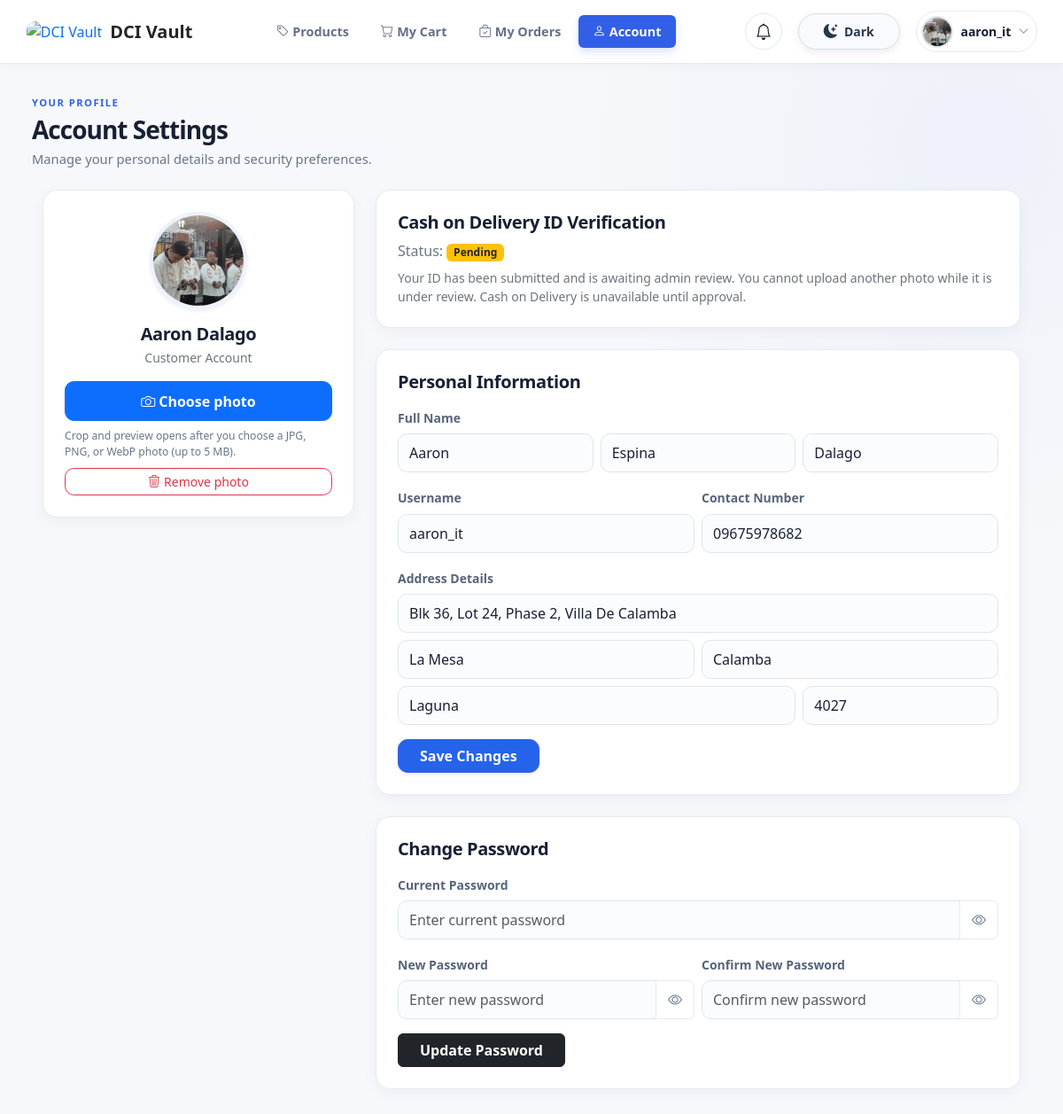
/cstmr-account.php (signed in), run on the app's committed database.
### tables this page shows
CREATE TABLE `users` (
  `user_id` int(11) NOT NULL,
  `first_name` varchar(100) NOT NULL,
  `middle_name` varchar(100) NOT NULL,
  `last_name` varchar(100) NOT NULL,
  `username` varchar(50) NOT NULL,
  `password` varchar(255) NOT NULL,
  `contact_no` varchar(20) NOT NULL,
  `street` varchar(150) NOT NULL,
  `barangay` varchar(100) NOT NULL,
  `city` varchar(100) NOT NULL,
  `province` varchar(100) NOT NULL,
  `postal` varchar(10) NOT NULL,
  `position` int(11) NOT NULL DEFAULT '1',
  `is_active` tinyint(1) NOT NULL DEFAULT '1',
  `verification_status` enum('Pending','Approved','Rejected') NOT NULL DEFAULT 'Pending',
  `id_document` varchar(64) DEFAULT NULL,
  `avatar` varchar(255) DEFAULT NULL
);

### cstmr-account.php (the view, shortened to what the rows shown need)
<?php
require_once 'customer-session.php';
$userId = (int) ($_SESSION['user_id'] ?? 0);
$customerStmt = $conn->prepare(
    'SELECT first_name, middle_name, last_name, username, contact_no, street, barangay, city, province, postal, password,
            verification_status, id_document
     FROM users WHERE user_id = ?'
);
$customerStmt->bind_param('i', $userId);
if (!$customerStmt->execute()) {
    error_log('Customer account query failed: ' . $customerStmt->error);
    $customerStmt->close();
    http_response_code(500);
    exit('Unable to load account details.');
}
$customer = $customerStmt->get_result()->fetch_assoc();
$customerName = trim($customer['first_name'] . ' ' . $customer['last_name']);
$avatarUrl = $customerAvatarUrl;
$escape = function ($value) {
    return htmlspecialchars((string) $value, ENT_QUOTES, 'UTF-8');
};
?>
<!DOCTYPE html>
<html lang="en">
<head>
    <link href="https://cdn.jsdelivr.net/npm/bootstrap@5.3.3/dist/css/bootstrap.min.css" rel="stylesheet">
    <link rel="stylesheet" href="https://cdn.jsdelivr.net/npm/bootstrap-icons@1.11.3/font/bootstrap-icons.min.css">
    <link rel="stylesheet" href="style/style.css?v=account-profile-crop-2">
</head>
<body class="customer-page customer-account-page vh-100 overflow-hidden d-flex flex-column bg-light"
    data-customer-id="<?php echo (int) $userId; ?>">
    <header
        class="main-header d-flex flex-row align-items-center justify-content-between flex-shrink-0 px-4 py-2 gap-3 bg-white border-bottom">
        <div class="customer-header-actions d-flex align-items-center gap-2">
            <div class="dropdown">
                <button class="customer-profile-toggle d-flex align-items-center gap-2" type="button" data-bs-toggle="dropdown" aria-expanded="false" aria-label="Open profile menu">
                    <img id="empAvatar" data-session-managed="true" src="<?php echo $escape($avatarUrl); ?>" alt="" class="user-avatar rounded-circle object-fit-cover" width="40" height="40">
                    <span id="userName" data-session-managed="true" class="customer-profile-name"><?php echo $escape($customer['username']); ?></span>
                    <i class="bi bi-chevron-down customer-profile-chevron" aria-hidden="true"></i>
                </button>
            </div>
        </div>
    </header>
    <div class="d-flex flex-row flex-grow-1 overflow-hidden">
        <main class="main-control customer-main flex-grow-1 d-flex flex-column overflow-y-auto p-4">
            <div class="mb-4">
                <h2 class="h3 fw-bold text-dark m-0">Account Settings</h2>
            </div>
            <div class="row g-4 pb-4">
                <div class="col-lg-4">
                    <div class="card customer-card customer-profile-card border-0 shadow-sm p-4 text-center" style="border-radius: var(--prod-rd, 1rem);">
                        <img id="accountAvatarPreview" data-session-managed="true" src="<?php echo $escape($avatarUrl); ?>" alt="Profile Avatar"
                            class="rounded-circle mx-auto mb-3 object-fit-cover shadow-sm"
                            style="width: 110px; height: 110px;">
                        <h5 class="fw-bold mb-1"><?php echo $escape($customerName !== '' ? $customerName : $customer['username']); ?></h5>
                        <p class="text-secondary small mb-3">Customer Account</p>
                        <form id="avatarForm" data-server-managed="true" action="cstmr-account.php" method="post" enctype="multipart/form-data" class="text-start">
                            <label for="accountAvatarInput" class="btn btn-primary w-100 fw-semibold">
                            </label>
                            <div id="avatarUploadHelp" class="form-text mt-2">Crop and preview opens after you choose a JPG, PNG, or WebP photo (up to 5 MB).</div>
                        </form>
                        <form id="removeAvatarForm" data-server-managed="true" action="cstmr-account.php" method="post" class="mt-2">
                            <button type="submit" id="removeAvatarBtn" class="btn btn-outline-danger btn-sm w-100<?php echo $avatarUrl === 'assets/user.jpg' ? ' d-none' : ''; ?>">
                            </button>
                        </form>
                    </div>
                </div>
                <div class="col-lg-8">
                    <div class="card customer-card border-0 shadow-sm p-4 mb-4" style="border-radius: var(--prod-rd, 1rem);">
                        <div class="d-flex flex-column flex-md-row justify-content-between gap-3">
                            <div>
                                <p class="text-secondary mb-2">
                                    Status:
                                    <span class="badge <?php echo $customer['verification_status'] === 'Approved' ? 'bg-success' : ($customer['verification_status'] === 'Rejected' ? 'bg-danger' : 'bg-warning text-dark'); ?>">
                                        <?php echo $escape($customer['verification_status']); ?>
                                    </span>
                                </p>
                            </div>
                        </div>
                    </div>
                    <div class="card customer-card border-0 shadow-sm p-4 mb-4" style="border-radius: var(--prod-rd, 1rem);">
                        <form id="accountForm" data-server-managed="true" action="cstmr-account.php" method="post">
                            <div class="mb-3">
                                <div class="row g-2">
                                    <div class="col-4">
                                        <input type="text" class="form-control shadow-none" id="accountFn"
                                            name="first_name" placeholder="First Name" value="<?php echo $escape($customer['first_name']); ?>" maxlength="100" required>
                                    </div>
                                    <div class="col-4">
                                        <input type="text" class="form-control shadow-none" id="accountMn"
                                            name="middle_name" placeholder="Middle Name" value="<?php echo $escape($customer['middle_name']); ?>" maxlength="100">
                                    </div>
                                    <div class="col-4">
                                        <input type="text" class="form-control shadow-none" id="accountLn"
                                            name="last_name" placeholder="Last Name" value="<?php echo $escape($customer['last_name']); ?>" maxlength="100" required>
                                    </div>
                                </div>
                            </div>
                            <div class="row g-2 mb-3">
                                <div class="col-md-6">
                                    <label class="form-label small fw-semibold text-secondary">Username</label>
                                    <input type="text" class="form-control shadow-none" id="accountUsername"
                                        name="username" value="<?php echo $escape($customer['username']); ?>" maxlength="50" required>
                                </div>
                                <div class="col-md-6">
                                    <label class="form-label small fw-semibold text-secondary">Contact Number</label>
                                    <input type="tel" class="form-control shadow-none" id="accountContact"
                                        name="contact_no" value="<?php echo $escape($customer['contact_no']); ?>" maxlength="20" pattern="[0-9+() .-]{7,20}" required>
                                </div>
                            </div>
                            <div class="mb-3">
                                <div class="row g-2 mb-2">
                                    <div class="col-12">
                                        <input type="text" class="form-control shadow-none" id="accountStreet"
                                            name="street" placeholder="House / Unit No., Street" value="<?php echo $escape($customer['street']); ?>" maxlength="150" required>
                                    </div>
                                </div>
                                <div class="row g-2 mb-2">
                                    <div class="col-6">
                                        <input type="text" class="form-control shadow-none" id="accountBarangay"
                                            name="barangay" placeholder="Barangay" value="<?php echo $escape($customer['barangay']); ?>" maxlength="100" required>
                                    </div>
                                    <div class="col-6">
                                        <input type="text" class="form-control shadow-none" id="accountCity"
                                            name="city" placeholder="City / Municipality" value="<?php echo $escape($customer['city']); ?>" maxlength="100" required>
                                    </div>
                                </div>
                                <div class="row g-2">
                                    <div class="col-8">
                                        <input type="text" class="form-control shadow-none" id="accountProvince"
                                            name="province" placeholder="Province" value="<?php echo $escape($customer['province']); ?>" maxlength="100" required>
                                    </div>
                                    <div class="col-4">
                                        <input type="text" class="form-control shadow-none" id="accountZip"
                                            name="postal" placeholder="Postal Code" value="<?php echo $escape($customer['postal']); ?>" maxlength="10" pattern="[A-Za-z0-9 -]{1,10}" required>
                                    </div>
                                </div>
                            </div>
                        </form>
                    </div>
                </div>
            </div>
        </main>
    </div>
</body>
</html>

### data on the page
users: username "aaron_it", first_name+last_name "Aaron Dalago", verification_status "Pending", first_name "Aaron", middle_name "Espina", last_name "Dalago", contact_no "09675978682", street "Blk 36, Lot 24, Phase 2, Villa De Calamba", barangay "La Mesa", city "Calamba", province "Laguna", postal "4027"
